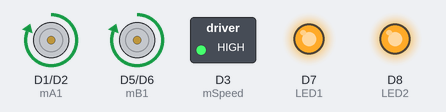
The sketch below on a simulated ESP8266 (NodeMCU). On the bench: motor-driver pin pairs drawn as motors (green arrow = first pin HIGH = forward, orange = second pin HIGH = backward, longer = more drive), switched loads named in the sketch (green lamp = pin HIGH), output pins drawn as LEDs (lit = HIGH).

Above: at 1.0 s.
At 5.0 s:
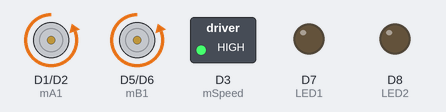
At 9.0 s:
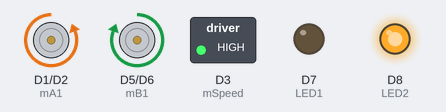
At 13.0 s:
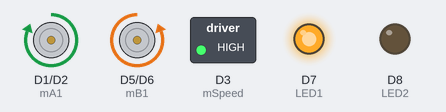
At 19.0 s:
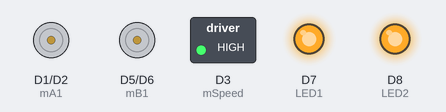
Timing chart, 0 to 20.8 s (numbered marks = the images above):
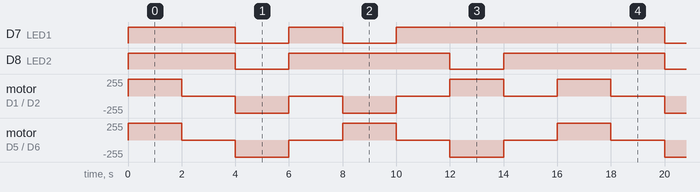

The sketch:

Motor.ino
```cpp
#define LED1  D7
#define LED2  D8

int mA1 = D1;
int mA2 = D2;
int mB1 = D5;
int mB2 = D6;
int mSpeed = D3;

void setup()
{
  Serial.begin(115200);
  //Setup pins for motor control
  pinMode(mA1, OUTPUT);
  pinMode(mA2, OUTPUT);
  pinMode(mB1, OUTPUT);
  pinMode(mB2, OUTPUT);
  pinMode(LED1, OUTPUT);
  pinMode(LED2, OUTPUT);
  digitalWrite(mA1, LOW);
  digitalWrite(mA2, LOW);
  digitalWrite(mB1, LOW);
  digitalWrite(mB2, LOW);
  //set speed
  analogWrite(mSpeed, 700);
}

void loop() {
  int interval = 2000;
  moveFwd();
  delay(interval);
  moveStop();
  delay(interval);
  moveBwd();
  delay(interval);
  moveStop();
  delay(interval);
  moveLeft();
  delay(interval);
  moveStop();
  delay(interval);
  moveRight();
  delay(interval);
  moveStop();
  delay(interval);
}

void moveFwd()
{
  digitalWrite(mA1, HIGH);
  digitalWrite(mA2, LOW);
  digitalWrite(mB1, HIGH);
  digitalWrite(mB2, LOW);
  digitalWrite(LED1, HIGH);
  digitalWrite(LED2, HIGH);
}

void moveBwd()
{
  digitalWrite(mA1, LOW);
  digitalWrite(mA2, HIGH);
  digitalWrite(mB1, LOW);
  digitalWrite(mB2, HIGH);
  digitalWrite(LED1, LOW);
  digitalWrite(LED2, LOW);
}

void moveRight()
{
  digitalWrite(mA1, HIGH);
  digitalWrite(mA2, LOW);
  digitalWrite(mB1, LOW);
  digitalWrite(mB2, HIGH);
  digitalWrite(LED1, HIGH);
  digitalWrite(LED2, LOW);
}

void moveLeft()
{
  digitalWrite(mA1, LOW);
  digitalWrite(mA2, HIGH);
  digitalWrite(mB1, HIGH);
  digitalWrite(mB2, LOW);
  digitalWrite(LED1, LOW);
  digitalWrite(LED2, HIGH);
}

void moveStop()
{
  digitalWrite(mA1, LOW);
  digitalWrite(mA2, LOW);
  digitalWrite(mB1, LOW);
  digitalWrite(mB2, LOW);
  digitalWrite(LED1, HIGH);
  digitalWrite(LED2, HIGH);

}
```

Measured:
- by itself, D7 (LED1): repeats every 16.0 s: LOW 2.0 s, HIGH 2.0 s, LOW 2.0 s, HIGH 10.0 s
- by itself, D8 (LED2): repeats every 8.0 s: LOW 2.0 s, HIGH 6.0 s
- by itself, motor on D5 (mB1) / D6 (mB2): repeats every 8.0 s: stopped 2.0 s, backward 255/255 2.0 s, stopped 2.0 s, forward 255/255 2.0 s
- by itself, motor on D1 (mA1) / D2 (mA2): repeats every 16.0 s: 2 × (stopped 2.0 s, backward 255/255 2.0 s), 2 × (stopped 2.0 s, forward 255/255 2.0 s)
